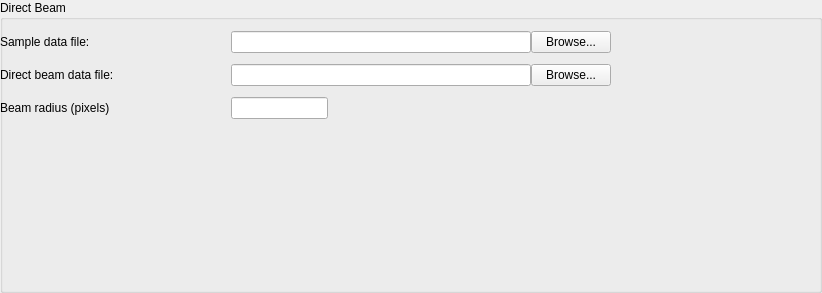
<?xml version="1.0" encoding="UTF-8"?>
<ui version="4.0">
 <class>GroupBox</class>
 <widget class="QGroupBox" name="GroupBox">
  <property name="geometry">
   <rect>
    <x>0</x>
    <y>0</y>
    <width>822</width>
    <height>293</height>
   </rect>
  </property>
  <property name="windowTitle">
   <string>GroupBox</string>
  </property>
  <property name="title">
   <string>Direct Beam</string>
  </property>
  <widget class="QWidget" name="gridLayoutWidget">
   <property name="geometry">
    <rect>
     <x>0</x>
     <y>20</y>
     <width>611</width>
     <height>111</height>
    </rect>
   </property>
   <layout class="QGridLayout" name="gridLayout">
    <property name="spacing">
     <number>0</number>
    </property>
    <item row="0" column="0">
     <widget class="QLabel" name="label">
      <property name="minimumSize">
       <size>
        <width>180</width>
        <height>0</height>
       </size>
      </property>
      <property name="text">
       <string>Sample data file:</string>
      </property>
     </widget>
    </item>
    <item row="0" column="2">
     <widget class="QLineEdit" name="sample_edit">
      <property name="maximumSize">
       <size>
        <width>300</width>
        <height>16777215</height>
       </size>
      </property>
     </widget>
    </item>
    <item row="0" column="3">
     <widget class="QPushButton" name="sample_browse">
      <property name="sizePolicy">
       <sizepolicy hsizetype="Fixed" vsizetype="Fixed">
        <horstretch>0</horstretch>
        <verstretch>0</verstretch>
       </sizepolicy>
      </property>
      <property name="text">
       <string>Browse...</string>
      </property>
     </widget>
    </item>
    <item row="1" column="0">
     <widget class="QLabel" name="label_2">
      <property name="text">
       <string>Direct beam data file:</string>
      </property>
     </widget>
    </item>
    <item row="1" column="2">
     <widget class="QLineEdit" name="direct_edit">
      <property name="maximumSize">
       <size>
        <width>300</width>
        <height>16777215</height>
       </size>
      </property>
     </widget>
    </item>
    <item row="1" column="3">
     <widget class="QPushButton" name="direct_browse">
      <property name="sizePolicy">
       <sizepolicy hsizetype="Fixed" vsizetype="Fixed">
        <horstretch>0</horstretch>
        <verstretch>0</verstretch>
       </sizepolicy>
      </property>
      <property name="text">
       <string>Browse...</string>
      </property>
     </widget>
    </item>
    <item row="2" column="2">
     <widget class="QLineEdit" name="beam_radius_edit">
      <property name="sizePolicy">
       <sizepolicy hsizetype="Fixed" vsizetype="Fixed">
        <horstretch>0</horstretch>
        <verstretch>0</verstretch>
       </sizepolicy>
      </property>
      <property name="maximumSize">
       <size>
        <width>97</width>
        <height>16777215</height>
       </size>
      </property>
     </widget>
    </item>
    <item row="2" column="0">
     <widget class="QLabel" name="label_3">
      <property name="text">
       <string>Beam radius (pixels)</string>
      </property>
     </widget>
    </item>
   </layout>
  </widget>
 </widget>
 <resources/>
 <connections/>
</ui>
